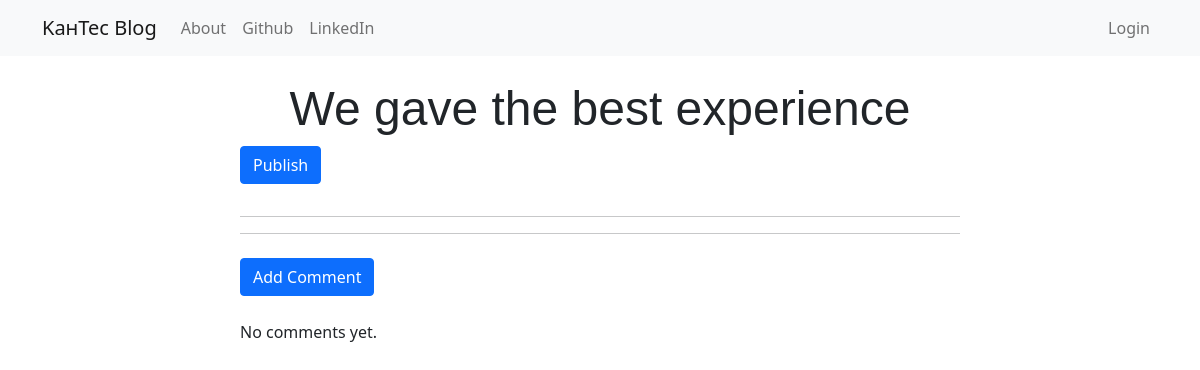
/post/1/, run on an earlier commit of the app's database.
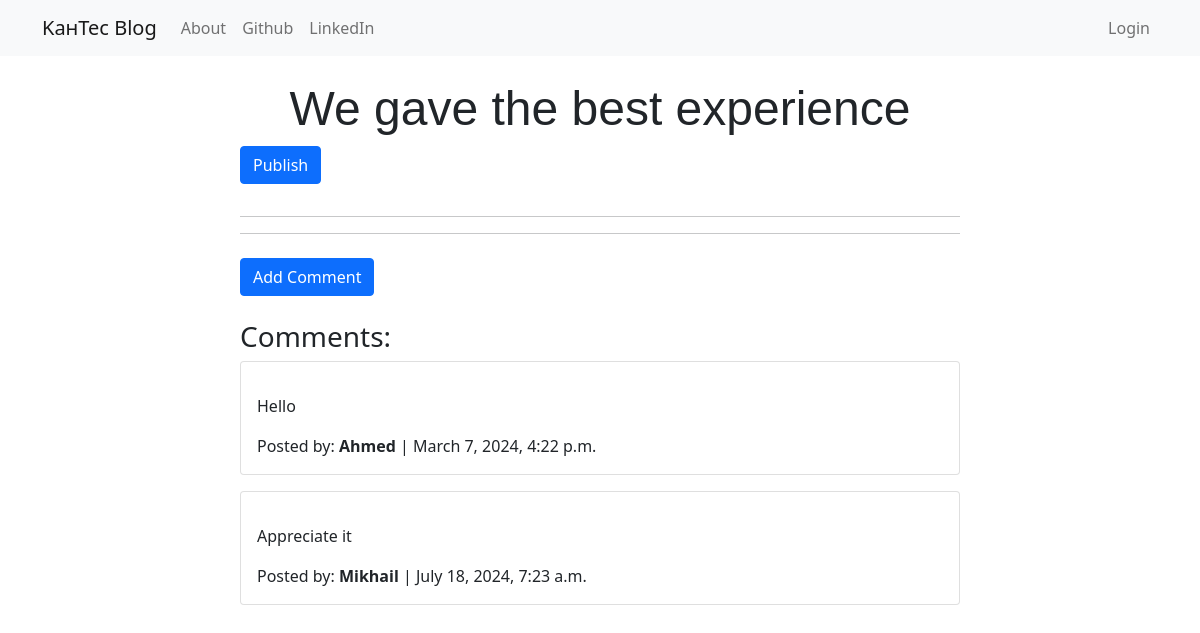
And on a later commit of the database.
### blog/models.py (models this page shows, shortened)
class Post(models.Model):
    author = models.ForeignKey('auth.User', on_delete=models.CASCADE)
    title = models.CharField(max_length=200)
    text = models.TextField()
    create_delete = models.DateTimeField(default=timezone.now)
    published_date = models.DateField(blank=True, null=True);

class Comment(models.Model):
    post = models.ForeignKey('blog.Post', related_name='comments', on_delete=models.CASCADE)
    author = models.CharField(max_length=200)
    text = models.TextField()
    created_date = models.DateTimeField(default=timezone.now)
    approved_comment = models.BooleanField(default=False)

### blog/views.py (the view)
# urls.py: path('post/<int:pk>/', views.PostDetailView.as_view(), name='post_detail'),
class PostDetailView(DetailView):
    model = Post

### blog/templates/blog/post_detail.html (shortened to what this page needs)
{% extends "blog/base.html" %}
{% load bootstrap_icons %}
{% block content %}
<div class="container">
    <div class="row">
        <div class="col-md-8 mx-auto">
            <h1 class="posttitle">{{ post.title }}</h1>
            {% if post.published_date %}
                <div class="date postdate">
                    Published on: {{ post.published_date }}
                </div>
            {% else %}
                <a class="btn btn-primary mb-3" href="{% url 'post_publish' pk=post.pk %}">Publish</a>
            {% endif %}
            <hr>
            <hr>
            <div class="mt-4 mb-4">
                <div class="btn-group">
                    <a class="btn btn-primary btn-comment" href="{% url 'add_comment_to_post' pk=post.pk %}">
                         Add Comment
                    </a>
                </div>
            </div>
            {% if post.comments.count > 0 %}
                <h3>Comments:</h3>
                {% for comment in post.comments.all %}
                    <div class="card mb-3">
                        <div class="card-body">
                            <p class="card-text">{{ comment.text|safe|linebreaks }}</p>
                            <p class="card-text">Posted by: <b>{{ comment.author }}</b> | {{ comment.created_date }}</p>
                        </div>
                    </div>
                {% empty %}
                    <p>No comments yet.</p>
                {% endfor %}
            {% else %}
                <p>No comments yet.</p>
            {% endif %}
        </div>
    </div>
</div>
{% endblock %}

### blog/templates/blog/base.html (shortened to what this page needs)
<!DOCTYPE html>
<html lang="en">
<head>
    {% load static %}
    <link href="https://cdn.jsdelivr.net/npm/bootstrap@5.0.2/dist/css/bootstrap.min.css" rel="stylesheet">
    <link rel="stylesheet" href="//cdn.jsdelivr.net/npm/medium-editor@latest/dist/css/medium-editor.min.css" type="text/css" media="screen" charset="utf-8">
    <link rel="stylesheet" href="{% static 'css/blog.css' %}">
</head>
<body>
<nav class="navbar navbar-expand-md navbar-light bg-light">
    <div class="container">
        <a class="navbar-brand" href="{% url 'post_list' %}">KaнTec Blog</a>
        <div class="collapse navbar-collapse" id="navbarNav">
            <ul class="navbar-nav">
                <li class="nav-item">
                    <a class="nav-link" href="{% url 'about' %}">About</a>
                </li>
                <li class="nav-item">
                    <a class="nav-link" href="#">Github</a>
                </li>
                <li class="nav-item">
                    <a class="nav-link" href="#">LinkedIn</a>
                </li>
            </ul>
            <ul class="navbar-nav ms-auto">
                {% if user.is_authenticated %}
                    <li class="nav-item">
                        <a class="nav-link" href="{% url 'post_new' %}">New Post</a>
                    </li>
                    <li class="nav-item">
                        <a class="nav-link" href="{% url 'post_draft_list' %}">Drafts</a>
                    </li>
                    <li class="nav-item">
                        <a class="nav-link" href="{% url 'logout' %}">Log Out</a>
                    </li>
                    <li class="nav-item">
                        <a class="nav-link" href="#">Welcome: {{ user.username }}</a>
                    </li>
                {% else %}
                    <li class="nav-item">
                        <a class="nav-link" href="{% url 'login' %}"> Login</a>
                    </li>
                {% endif %}
            </ul>
        </div>
    </div>
</nav>
<div class="container mt-4">
    <div class="blog_posts">
        {% block content %}
        {% endblock %}
    </div>
</div>
</body>
</html>

### blog/static/css/blog.css (style rules this page uses)
.posttitle { font-family: "Russo One", sans-serif; font-size: 3em; text-align: center; }
.btn-comment { position: absolute; right: 0px; }

What changed in the data, as far as the page shows it:
added Comment: text "Hello", author "Ahmed", created_date "March 7, 2024, 4:22 p.m."
added Comment: text "Appreciate it", author "Mikhail", created_date "July 18, 2024, 7:23 a.m."
Also different on the page:
text no longer shown: "No comments yet."
text now shown: "Comments:"
